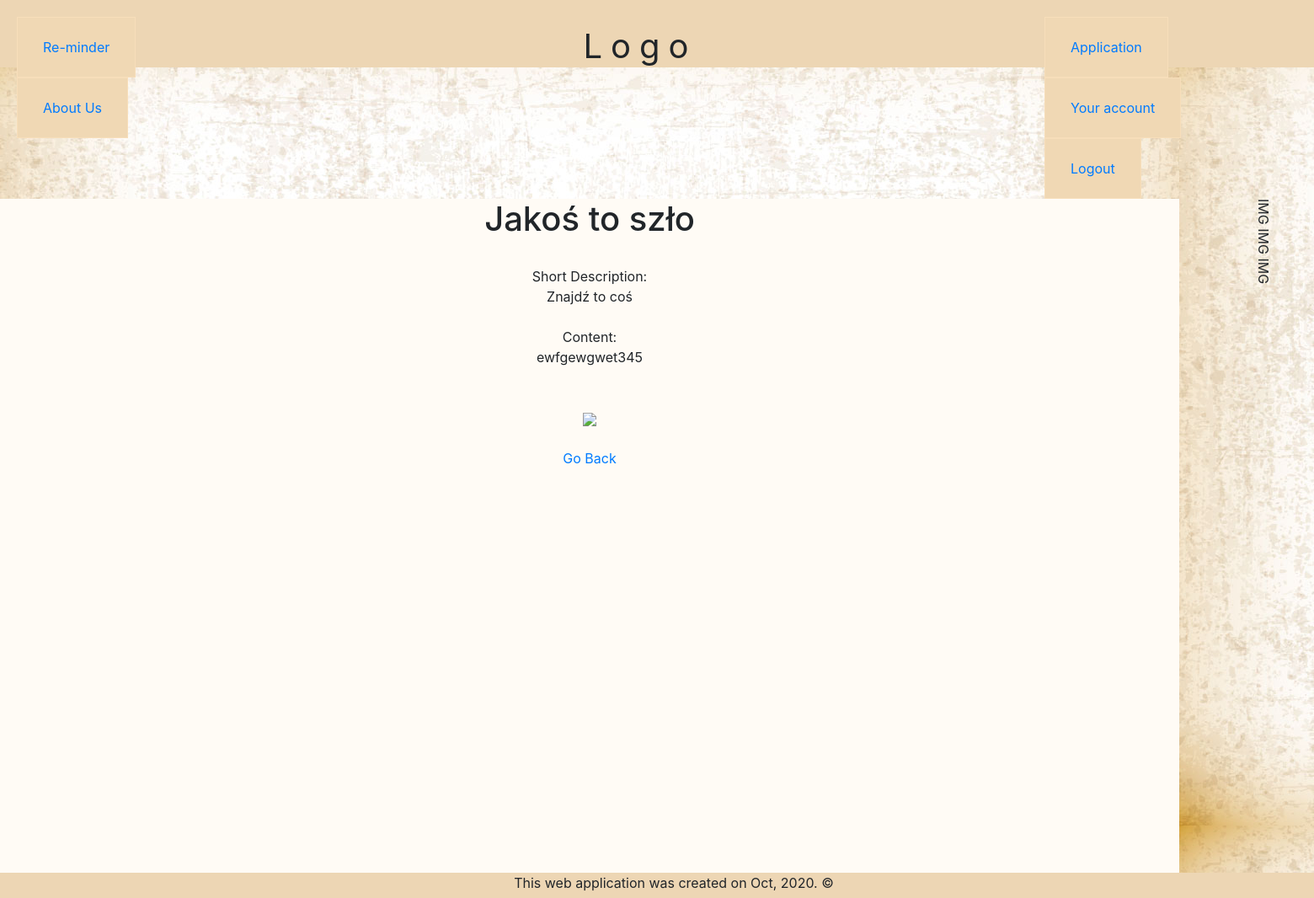
The page /lesson_play/2/True (signed in) on the database as committed earlier.
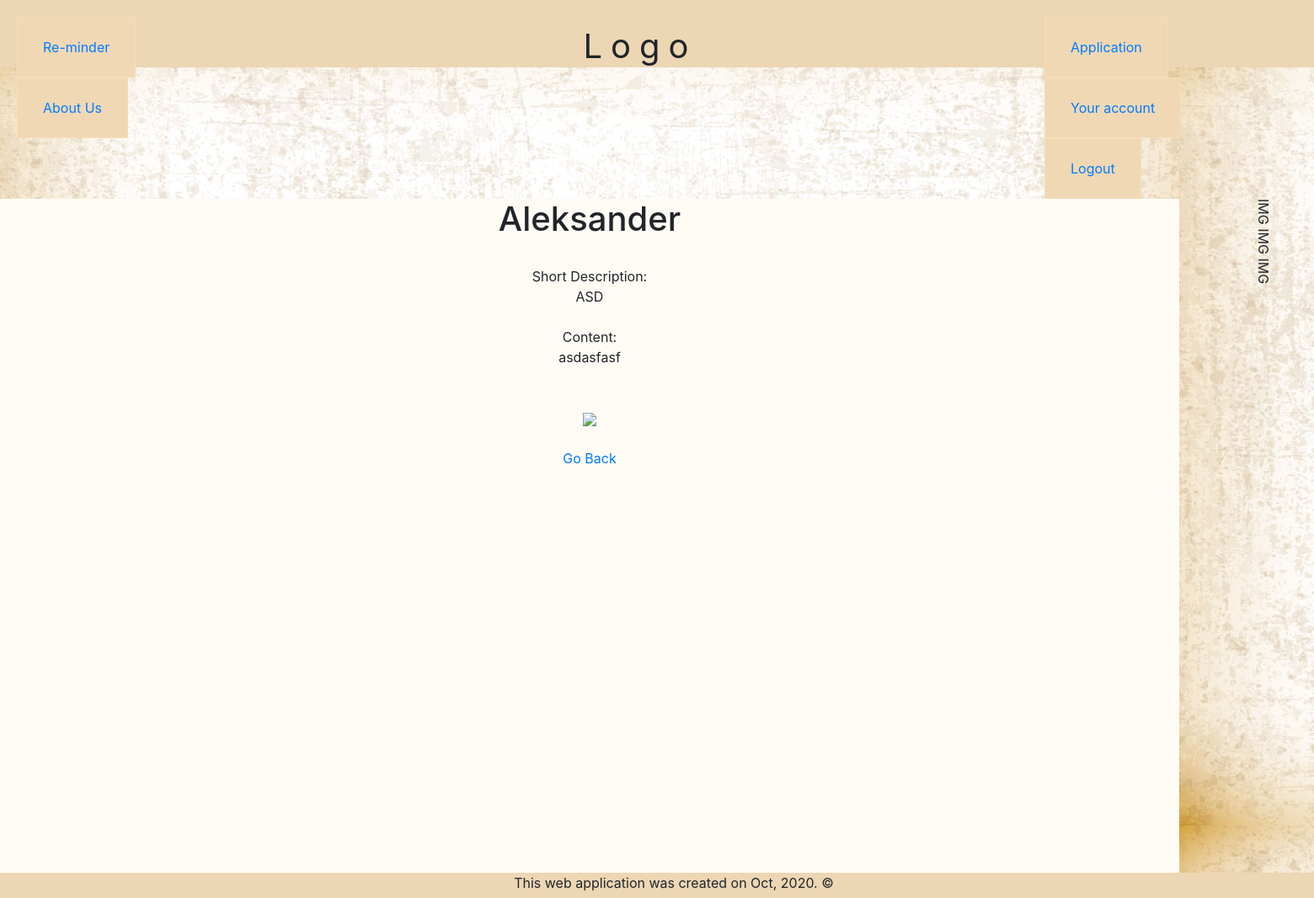
The same page on the database as committed later.
### src/models.py (models this page shows)
class Lesson(db.Model):
	id = db.Column(db.Integer, primary_key=True)
	title = db.Column(db.String(50), nullable=False)
	domain = db.Column(db.String(50), nullable=False)
	short_description = db.Column(db.String(100), nullable=False)
	content = db.Column(db.Text,nullable=False)
	creation_date = db.Column(db.Date, nullable=False, default=datetime.datetime.utcnow)
	last_pass_date = db.Column(db.Date)
	next_pass_date = db.Column(db.Date)
	image_path = db.Column(db.String(20))
	pass_count = db.Column(db.Integer, nullable=False, default=0)
	archived = db.Column(db.Boolean, nullable=False, default=False)
	user_id = db.Column(db.Integer, db.ForeignKey('user.id'), nullable=False)

### src/routes.py (the view)
@app.route('/lesson_play/<int:lesson_id>/<string:show>', methods=['GET'])
@login_required
def lesson_play(lesson_id, show):
	lesson = Lesson.query.get_or_404(lesson_id)
	return render_template('lesson_play.html', title='Play Lesson', lesson=lesson, show=show)

### src/models.py (called while the page is built)
@login_manager.user_loader
def load_user(user_id):
	return User.query.get(int(user_id))

### src/templates/lesson_play.html
{% extends "layout.html" %}
{% block content %}
	<h1>{{ lesson.title }}</h1>
	<br>
	Short Description:<br>
	{{ lesson.short_description }}
	{% if show=='True' %}
		<br><br>
		Content:<br>
		{{ lesson.content }}
		<br><br><br>
		<img src="/static/lesson_pics/{{ lesson.image_path }}">
	{% else %}
		<br>
		<a href="{{ url_for('lesson_play',lesson_id=lesson.id, show=True) }}">Show All</a>
	{% endif %}
	<br><br>
	<a href="{{ url_for('application') }}">Go Back</a>
{% endblock content %}

Rows that differ between the two databases and show on the page:
changed Lesson: title "Jakoś to szło" → "Aleksander"; short_description "Znajdź to coś" → "ASD"; content "ewfgewgwet345" → "asdasfasf"
